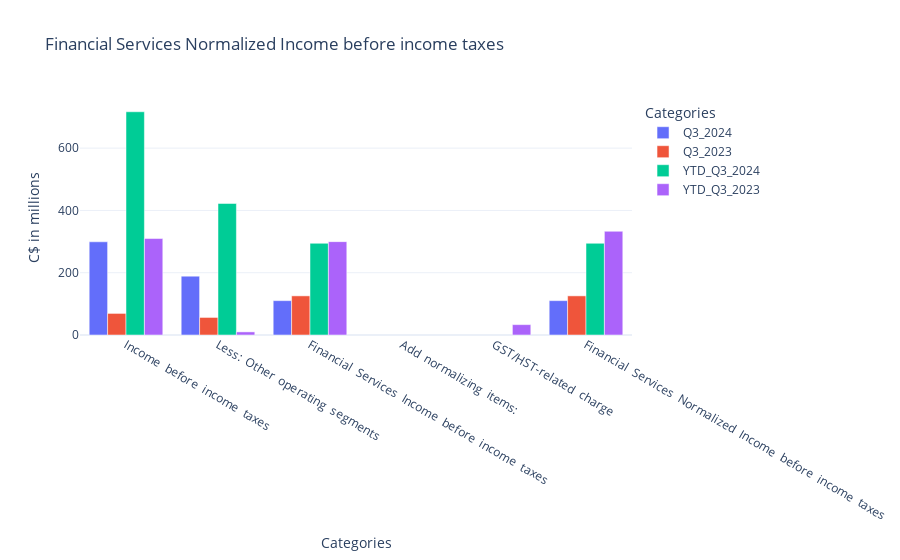

Notebook cell for this chart:
### Code cell
def barplots(table4, bins=5):
    # Melting the table to reshape it for Plotly
    melted_df = table4.melt(
        id_vars=["(C$ in millions)"],  # Keeping the categorical column
        value_vars=["Q3_2024", "Q3_2023", "YTD_Q3_2024", "YTD_Q3_2023"],  # Specifing numerical columns
        var_name="Category",  # New column for categories
        value_name="Value"    # New column for values
    )
    
    # Creating bins for the 'Value' column  in y-axis
    bin_labels = [f"Bin {i+1}" for i in range(bins)]
    melted_df['Bin'] = pd.cut(melted_df['Value'], bins=bins, labels=bin_labels)
    
    # Creating  bar plot with bin Y-axis values
    fig = px.bar(
        melted_df,
        x="(C$ in millions)",  # Categorical values
        y="Value",  # Numerical values
        color="Category",  # Different colors for each category
        barmode="group",  # Grouped bars
        title="Financial Services Normalized Income before income taxes",
        labels={"Value": "Values (C$ in millions)", "(C$ in millions)": "Categories", "Value_Binned": "Value Bins"}
    )
    
    # Customize layout
    fig.update_layout(
        xaxis_title="Categories",
        yaxis_title="C$ in millions",
        legend_title="Categories",
        template="plotly_white",
    )
    
    fig.show()

barplots(table4)

### Figure 1 — Plotly figure (JSON) as saved in the notebook; plotly's stock layout.template omitted (floating-point values rounded to 4 significant figures)
{"data": [{"alignmentgroup": "True", "hovertemplate": "Category=Q3_2024<br>Categories=%{x}<br>Values (C$ in millions)=%{y}<extra></extra>", "legendgroup": "Q3_2024", "marker": {"color": "#636efa", "pattern": {"shape": ""}}, "name": "Q3_2024", "offsetgroup": "Q3_2024", "orientation": "v", "showlegend": true, "textposition": "auto", "type": "bar", "x": ["Income  before  income  taxes", "Less:  Other  operating  segments", "Financial  Services  Income  before  income  taxes", "Add  normalizing  items:", "GST/HST-related  charge", "Financial  Services  Normalized  Income  before  income  taxes"], "xaxis": "x", "y": [299.3, 189, 110.3, null, null, 110.3], "yaxis": "y"}, {"alignmentgroup": "True", "hovertemplate": "Category=Q3_2023<br>Categories=%{x}<br>Values (C$ in millions)=%{y}<extra></extra>", "legendgroup": "Q3_2023", "marker": {"color": "#EF553B", "pattern": {"shape": ""}}, "name": "Q3_2023", "offsetgroup": "Q3_2023", "orientation": "v", "showlegend": true, "textposition": "auto", "type": "bar", "x": ["Income  before  income  taxes", "Less:  Other  operating  segments", "Financial  Services  Income  before  income  taxes", "Add  normalizing  items:", "GST/HST-related  charge", "Financial  Services  Normalized  Income  before  income  taxes"], "xaxis": "x", "y": [69.3, 56.4, 125.7, null, null, 125.7], "yaxis": "y"}, {"alignmentgroup": "True", "hovertemplate": "Category=YTD_Q3_2024<br>Categories=%{x}<br>Values (C$ in millions)=%{y}<extra></extra>", "legendgroup": "YTD_Q3_2024", "marker": {"color": "#00cc96", "pattern": {"shape": ""}}, "name": "YTD_Q3_2024", "offsetgroup": "YTD_Q3_2024", "orientation": "v", "showlegend": true, "textposition": "auto", "type": "bar", "x": ["Income  before  income  taxes", "Less:  Other  operating  segments", "Financial  Services  Income  before  income  taxes", "Add  normalizing  items:", "GST/HST-related  charge", "Financial  Services  Normalized  Income  before  income  taxes"], "xaxis": "x", "y": [716.9, 422.4, 294.5, null, null, 294.5], "yaxis": "y"}, {"alignmentgroup": "True", "hovertemplate": "Category=YTD_Q3_2023<br>Categories=%{x}<br>Values (C$ in millions)=%{y}<extra></extra>", "legendgroup": "YTD_Q3_2023", "marker": {"color": "#ab63fa", "pattern": {"shape": ""}}, "name": "YTD_Q3_2023", "offsetgroup": "YTD_Q3_2023", "orientation": "v", "showlegend": true, "textposition": "auto", "type": "bar", "x": ["Income  before  income  taxes", "Less:  Other  operating  segments", "Financial  Services  Income  before  income  taxes", "Add  normalizing  items:", "GST/HST-related  charge", "Financial  Services  Normalized  Income  before  income  taxes"], "xaxis": "x", "y": [309.8, 10, 299.8, null, 33.3, 333.1], "yaxis": "y"}], "layout": {"barmode": "group", "legend": {"title": {"text": "Categories"}, "tracegroupgap": 0}, "title": {"text": "Financial Services Normalized Income before income taxes"}, "xaxis": {"anchor": "y", "domain": [0, 1], "title": {"text": "Categories"}}, "yaxis": {"anchor": "x", "domain": [0, 1], "title": {"text": "C$ in millions"}}}}
